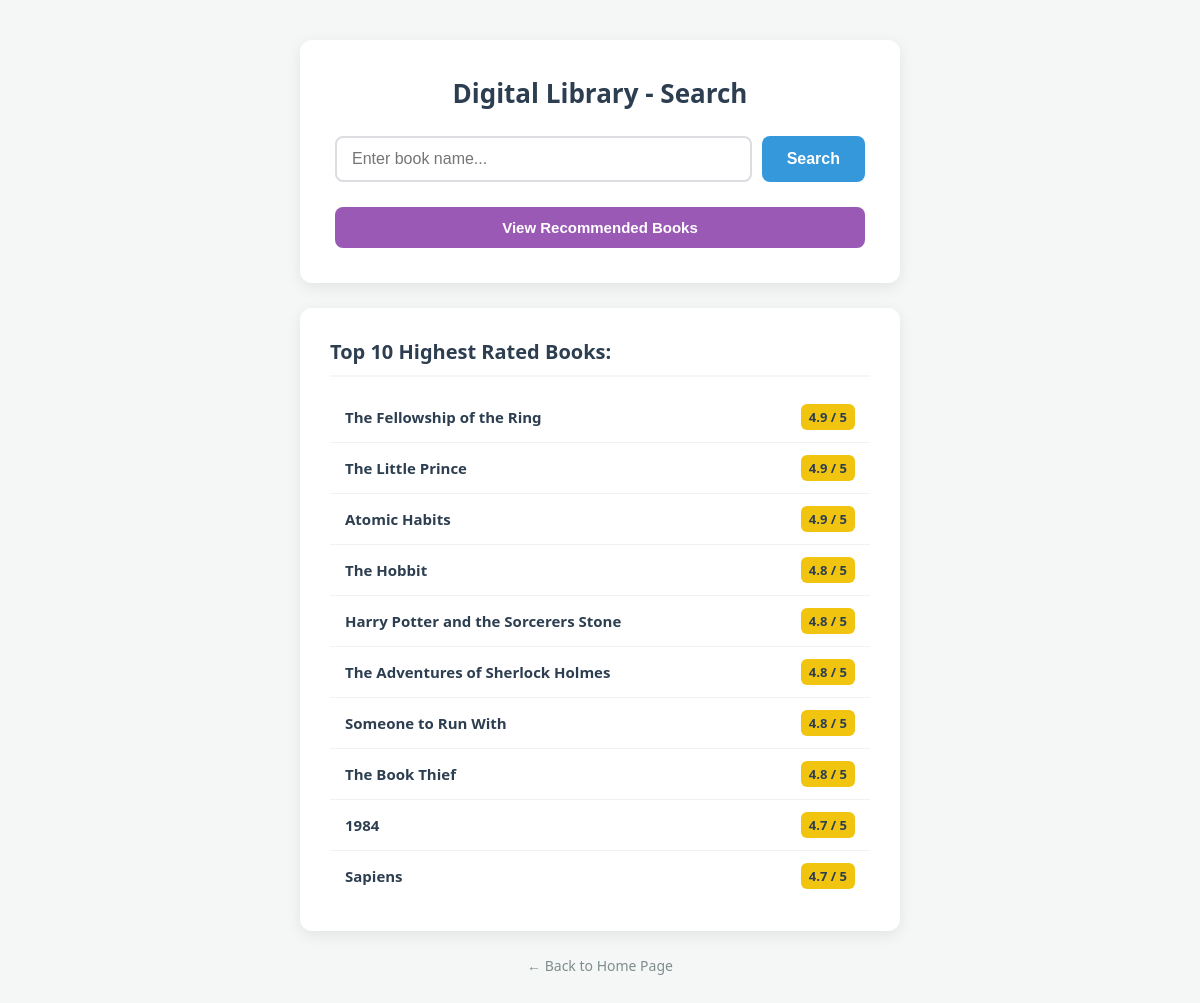
The page /books/recommended on the database its author committed.
### tables this page shows
CREATE TABLE Books (
    id INTEGER PRIMARY KEY,
    title TEXT NOT NULL,
    author TEXT NOT NULL,
    summary TEXT,
    category TEXT,
    price REAL,
    rating REAL
);

### routers/books.py (the view)
@router.get("/recommended", response_class=HTMLResponse)
async def get_recommended_books(request: Request):
    try:
        conn = sqlite3.connect("library.db")
        cursor = conn.cursor()
        query = "SELECT title, rating FROM Books ORDER BY rating DESC LIMIT 10;"
        cursor.execute(query)
        recommended = cursor.fetchall()
        conn.close()
        return templates.TemplateResponse(
            request=request,
            name="search_book.html",
            context={"request": request, "error": None, "recommended_books": recommended}
        )
    except Exception as e:
        print(f"Server Error: {e}")
        return templates.TemplateResponse(
            request=request,
            name="search_book.html",
            context={"request": request, "error": "Could not load recommendations.", "recommended_books": None}
        )

### templates/search_book.html (shortened to what this page needs)
<!DOCTYPE html>
<html>
<head>
</head>
<body>
    <div class="search-container">
        <h1>Digital Library - Search</h1>
        <form action="/books/search" method="post" class="search-box">
            <input type="text" name="book_name" placeholder="Enter book name..." required>
            <button type="submit">Search</button>
        </form>
        <a href="/books/recommended" class="recommended-trigger">
            <button type="button" class="recommended-btn"> View Recommended Books</button>
        </a>
    </div>
    {% if recommended_books %}
    <div class="recommendations-container">
        <h2>Top 10 Highest Rated Books:</h2>
        <ul class="book-list">
            {% for book in recommended_books %}
                <li class="book-item">
                    <span class="book-title"><strong>{{ book[0] }}</strong></span>
                    <span class="book-rating"> {{ book[1] }} / 5</span>
                </li>
            {% endfor %}
        </ul>
    </div>
    {% endif %}
    <a href="/" class="back-home">← Back to Home Page</a>
</body>
</html>

### templates/search_book.html (style rules this page uses)
body { font-family: 'Segoe UI', Tahoma, Geneva, Verdana, sans-serif; background-color: #f4f7f6; margin: 0; padding: 40px 20px; color: #2c3e50; display: flex; flex-direction: column; align-items: center; min-height: 100vh; box-sizing: border-box; }
.search-container { background-color: white; padding: 35px; border-radius: 12px; box-shadow: 0 4px 15px rgba(0, 0, 0, 0.08); max-width: 600px; width: 100%; text-align: center; box-sizing: border-box; margin-bottom: 25px; }
.search-container h1 { margin-top: 0; color: #2c3e50; font-size: 26px; margin-bottom: 25px; }
.search-box { display: flex; gap: 10px; margin-bottom: 20px; }
.search-box input { flex: 1; padding: 12px 15px; border: 2px solid #dcdde1; border-radius: 8px; font-size: 16px; outline: none; transition: border-color 0.3s ease; }
.search-box button { background-color: #3498db; color: white; border: none; padding: 12px 25px; font-size: 16px; font-weight: bold; border-radius: 8px; cursor: pointer; transition: background-color 0.3s ease, transform 0.2s ease; }
.recommended-trigger { display: inline-block; width: 100%; text-decoration: none; margin-top: 5px; }
.recommended-btn { width: 100%; background-color: #9b59b6; color: white; border: none; padding: 12px; font-size: 15px; font-weight: bold; border-radius: 8px; cursor: pointer; transition: background-color 0.3s ease, transform 0.2s ease; box-sizing: border-box; }
.recommendations-container { background-color: white; padding: 30px; border-radius: 12px; box-shadow: 0 4px 15px rgba(0, 0, 0, 0.08); max-width: 600px; width: 100%; box-sizing: border-box; }
.recommendations-container h2 { margin-top: 0; color: #2c3e50; font-size: 20px; border-bottom: 2px solid #f4f7f6; padding-bottom: 10px; margin-bottom: 15px; }
.book-list { list-style: none; padding: 0; margin: 0; }
.book-item { display: flex; justify-content: space-between; align-items: center; padding: 12px 15px; border-bottom: 1px solid #f1f2f6; transition: background-color 0.2s ease; }
.book-item:last-child { border-bottom: none; }
.book-title { font-size: 15px; color: #2c3e50; }
.book-rating { background-color: #f1c40f; color: #2c3e50; padding: 4px 8px; border-radius: 6px; font-size: 13px; font-weight: bold; }
.back-home { display: block; text-align: center; margin-top: 25px; color: #7f8c8d; text-decoration: none; font-size: 14px; transition: color 0.3s ease; }

### rows shown on the page
Books: title "The Fellowship of the Ring", rating "4.9"
Books: title "The Little Prince", rating "4.9"
Books: title "Atomic Habits", rating "4.9"
Books: title "The Hobbit", rating "4.8"
Books: title "Harry Potter and the Sorcerers Stone", rating "4.8"
Books: title "The Adventures of Sherlock Holmes", rating "4.8"
Books: title "Someone to Run With", rating "4.8"
Books: title "The Book Thief", rating "4.8"
Books: title "1984", rating "4.7"
Books: title "Sapiens", rating "4.7"
